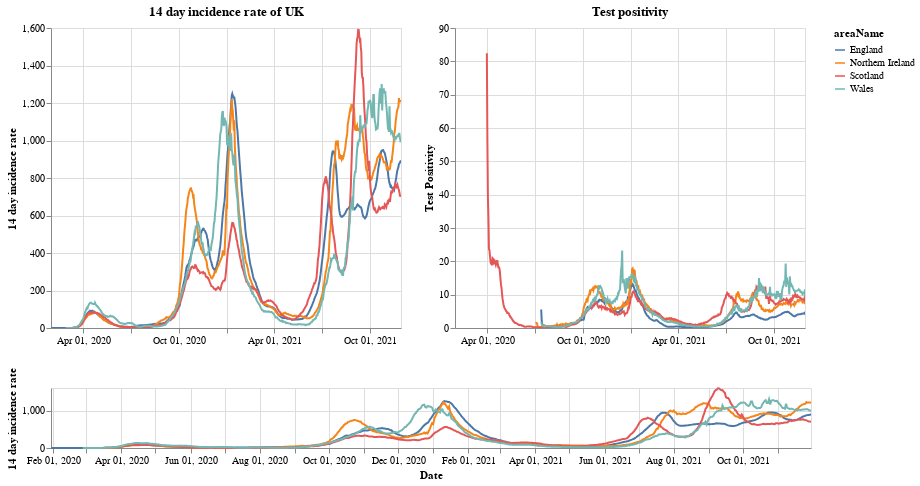

Notebook code for this chart:
### Markdown cell above
# Plots

First a plot with each country in the UK. The top right shows the positivity rate for (which is the percentage of registered tests which were positive) while the top left is the 14 day incidence rate. The bottom chart can be used to select the timeframe (does not work on a mobile device).

### Code cell
#collapse
brush = alt.selection(type='interval', name='DateBrush',encodings=['x'],fields=['Time'])
leg_selection = alt.selection_multi(fields=['areaName'], bind='legend')

base = alt.Chart(uk_cases).mark_line().encode(
    x=alt.X("yearmonthdate(date):T", axis=alt.Axis(title='Date')),
    y=alt.Y("twoWeeklyCasesRate:Q", axis=alt.Axis(title='14 day incidence rate')),
    tooltip=['areaName', 'date','twoWeeklyCasesRate', 'testPositivity'],
    color='areaName',
    opacity=alt.condition(leg_selection, alt.value(2), alt.value(0.1))
).add_selection(leg_selection).properties(width=350)

upper = base.encode(alt.X('yearmonthdate(date):T', axis=alt.Axis(title=''),
                         scale=alt.Scale(domain=brush))
                   ).properties(title=f'14 day incidence rate of UK')
upper_right = upper.encode(alt.Y('testPositivity:Q', axis=alt.Axis(title='Test Positivity'))).properties(title='Test positivity')
lower = base.properties(height=60, width = 760).add_selection(brush)

(upper | upper_right) & lower

### Figure 1 — Vega-Lite specification as saved in the notebook (floating-point values rounded to 4 significant figures; data arrays with more than 128 entries replaced by an {"elided": "..."} marker saying what was removed)
{"config": {"view": {"continuousWidth": 400, "continuousHeight": 300}}, "vconcat": [{"hconcat": [{"mark": "line", "encoding": {"color": {"type": "nominal", "field": "areaName"}, "opacity": {"condition": {"value": 2, "selection": "selector001"}, "value": 0.1}, "tooltip": [{"type": "nominal", "field": "areaName"}, {"type": "temporal", "field": "date"}, {"type": "quantitative", "field": "twoWeeklyCasesRate"}, {"type": "quantitative", "field": "testPositivity"}], "x": {"type": "temporal", "axis": {"title": ""}, "field": "date", "scale": {"domain": {"selection": "DateBrush"}}, "timeUnit": "yearmonthdate"}, "y": {"type": "quantitative", "axis": {"title": "14 day incidence rate"}, "field": "twoWeeklyCasesRate"}}, "selection": {"selector001": {"type": "multi", "fields": ["areaName"], "bind": "legend"}}, "title": "14 day incidence rate of UK", "width": 350}, {"mark": "line", "encoding": {"color": {"type": "nominal", "field": "areaName"}, "opacity": {"condition": {"value": 2, "selection": "selector001"}, "value": 0.1}, "tooltip": [{"type": "nominal", "field": "areaName"}, {"type": "temporal", "field": "date"}, {"type": "quantitative", "field": "twoWeeklyCasesRate"}, {"type": "quantitative", "field": "testPositivity"}], "x": {"type": "temporal", "axis": {"title": ""}, "field": "date", "scale": {"domain": {"selection": "DateBrush"}}, "timeUnit": "yearmonthdate"}, "y": {"type": "quantitative", "axis": {"title": "Test Positivity"}, "field": "testPositivity"}}, "selection": {"selector001": {"type": "multi", "fields": ["areaName"], "bind": "legend"}}, "title": "Test positivity", "width": 350}]}, {"mark": "line", "encoding": {"color": {"type": "nominal", "field": "areaName"}, "opacity": {"condition": {"value": 2, "selection": "selector001"}, "value": 0.1}, "tooltip": [{"type": "nominal", "field": "areaName"}, {"type": "temporal", "field": "date"}, {"type": "quantitative", "field": "twoWeeklyCasesRate"}, {"type": "quantitative", "field": "testPositivity"}], "x": {"type": "temporal", "axis": {"title": "Date"}, "field": "date", "timeUnit": "yearmonthdate"}, "y": {"type": "quantitative", "axis": {"title": "14 day incidence rate"}, "field": "twoWeeklyCasesRate"}}, "height": 60, "selection": {"selector001": {"type": "multi", "fields": ["areaName"], "bind": "legend"}, "DateBrush": {"type": "interval", "encodings": ["x"], "fields": ["Time"]}}, "width": 760}], "data": {"name": "data-aabdbdf8a102e200201eb7cb5278dcb0"}, "$schema": "https://vega.github.io/schema/vega-lite/v4.8.1.json", "datasets": {"data-aabdbdf8a102e200201eb7cb5278dcb0": {"elided": "2592 records"}}}
